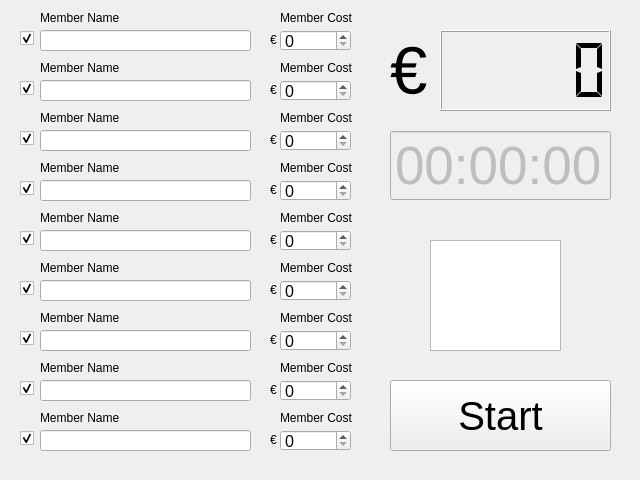
<?xml version="1.0" encoding="UTF-8"?>
<ui version="4.0">
 <class>Calc</class>
 <widget class="QWidget" name="Calc">
  <property name="enabled">
   <bool>true</bool>
  </property>
  <property name="geometry">
   <rect>
    <x>0</x>
    <y>0</y>
    <width>640</width>
    <height>480</height>
   </rect>
  </property>
  <property name="windowTitle">
   <string>Calc</string>
  </property>
  <widget class="QSpinBox" name="spinBox">
   <property name="geometry">
    <rect>
     <x>280</x>
     <y>30</y>
     <width>71</width>
     <height>21</height>
    </rect>
   </property>
   <property name="font">
    <font>
     <pointsize>12</pointsize>
    </font>
   </property>
   <property name="maximum">
    <number>9999</number>
   </property>
  </widget>
  <widget class="QSpinBox" name="spinBox_2">
   <property name="geometry">
    <rect>
     <x>280</x>
     <y>80</y>
     <width>71</width>
     <height>21</height>
    </rect>
   </property>
   <property name="font">
    <font>
     <pointsize>12</pointsize>
    </font>
   </property>
   <property name="maximum">
    <number>9999</number>
   </property>
  </widget>
  <widget class="QSpinBox" name="spinBox_3">
   <property name="geometry">
    <rect>
     <x>280</x>
     <y>130</y>
     <width>71</width>
     <height>21</height>
    </rect>
   </property>
   <property name="font">
    <font>
     <pointsize>12</pointsize>
    </font>
   </property>
   <property name="maximum">
    <number>9999</number>
   </property>
  </widget>
  <widget class="QSpinBox" name="spinBox_4">
   <property name="geometry">
    <rect>
     <x>280</x>
     <y>180</y>
     <width>71</width>
     <height>21</height>
    </rect>
   </property>
   <property name="font">
    <font>
     <pointsize>12</pointsize>
    </font>
   </property>
   <property name="maximum">
    <number>9999</number>
   </property>
  </widget>
  <widget class="QSpinBox" name="spinBox_5">
   <property name="geometry">
    <rect>
     <x>280</x>
     <y>230</y>
     <width>71</width>
     <height>21</height>
    </rect>
   </property>
   <property name="font">
    <font>
     <pointsize>12</pointsize>
    </font>
   </property>
   <property name="maximum">
    <number>9999</number>
   </property>
  </widget>
  <widget class="QSpinBox" name="spinBox_6">
   <property name="geometry">
    <rect>
     <x>280</x>
     <y>280</y>
     <width>71</width>
     <height>21</height>
    </rect>
   </property>
   <property name="font">
    <font>
     <pointsize>12</pointsize>
    </font>
   </property>
   <property name="maximum">
    <number>9999</number>
   </property>
  </widget>
  <widget class="QSpinBox" name="spinBox_7">
   <property name="geometry">
    <rect>
     <x>280</x>
     <y>330</y>
     <width>71</width>
     <height>21</height>
    </rect>
   </property>
   <property name="font">
    <font>
     <pointsize>12</pointsize>
    </font>
   </property>
   <property name="maximum">
    <number>9999</number>
   </property>
  </widget>
  <widget class="QPushButton" name="pushButton">
   <property name="geometry">
    <rect>
     <x>390</x>
     <y>380</y>
     <width>221</width>
     <height>71</height>
    </rect>
   </property>
   <property name="font">
    <font>
     <pointsize>30</pointsize>
    </font>
   </property>
   <property name="text">
    <string>Start</string>
   </property>
  </widget>
  <widget class="QLCDNumber" name="lcdNumber">
   <property name="geometry">
    <rect>
     <x>440</x>
     <y>30</y>
     <width>171</width>
     <height>81</height>
    </rect>
   </property>
   <property name="smallDecimalPoint">
    <bool>false</bool>
   </property>
   <property name="numDigits">
    <number>5</number>
   </property>
   <property name="digitCount">
    <number>5</number>
   </property>
   <property name="segmentStyle">
    <enum>QLCDNumber::Flat</enum>
   </property>
  </widget>
  <widget class="QSpinBox" name="spinBox_8">
   <property name="geometry">
    <rect>
     <x>280</x>
     <y>380</y>
     <width>71</width>
     <height>21</height>
    </rect>
   </property>
   <property name="font">
    <font>
     <pointsize>12</pointsize>
    </font>
   </property>
   <property name="maximum">
    <number>9999</number>
   </property>
  </widget>
  <widget class="QSpinBox" name="spinBox_9">
   <property name="geometry">
    <rect>
     <x>280</x>
     <y>430</y>
     <width>71</width>
     <height>21</height>
    </rect>
   </property>
   <property name="font">
    <font>
     <pointsize>12</pointsize>
    </font>
   </property>
   <property name="maximum">
    <number>9999</number>
   </property>
  </widget>
  <widget class="QLineEdit" name="lineEdit">
   <property name="geometry">
    <rect>
     <x>40</x>
     <y>30</y>
     <width>211</width>
     <height>21</height>
    </rect>
   </property>
   <property name="font">
    <font>
     <pointsize>12</pointsize>
    </font>
   </property>
  </widget>
  <widget class="QLineEdit" name="lineEdit_2">
   <property name="geometry">
    <rect>
     <x>40</x>
     <y>80</y>
     <width>211</width>
     <height>21</height>
    </rect>
   </property>
   <property name="font">
    <font>
     <pointsize>12</pointsize>
    </font>
   </property>
  </widget>
  <widget class="QLineEdit" name="lineEdit_3">
   <property name="geometry">
    <rect>
     <x>40</x>
     <y>130</y>
     <width>211</width>
     <height>21</height>
    </rect>
   </property>
   <property name="font">
    <font>
     <pointsize>12</pointsize>
    </font>
   </property>
  </widget>
  <widget class="QLineEdit" name="lineEdit_4">
   <property name="geometry">
    <rect>
     <x>40</x>
     <y>180</y>
     <width>211</width>
     <height>21</height>
    </rect>
   </property>
   <property name="font">
    <font>
     <pointsize>12</pointsize>
    </font>
   </property>
  </widget>
  <widget class="QLineEdit" name="lineEdit_5">
   <property name="geometry">
    <rect>
     <x>40</x>
     <y>230</y>
     <width>211</width>
     <height>21</height>
    </rect>
   </property>
   <property name="font">
    <font>
     <pointsize>12</pointsize>
    </font>
   </property>
  </widget>
  <widget class="QLineEdit" name="lineEdit_6">
   <property name="geometry">
    <rect>
     <x>40</x>
     <y>280</y>
     <width>211</width>
     <height>21</height>
    </rect>
   </property>
   <property name="font">
    <font>
     <pointsize>12</pointsize>
    </font>
   </property>
  </widget>
  <widget class="QLineEdit" name="lineEdit_7">
   <property name="geometry">
    <rect>
     <x>40</x>
     <y>330</y>
     <width>211</width>
     <height>21</height>
    </rect>
   </property>
   <property name="font">
    <font>
     <pointsize>12</pointsize>
    </font>
   </property>
  </widget>
  <widget class="QLineEdit" name="lineEdit_8">
   <property name="geometry">
    <rect>
     <x>40</x>
     <y>380</y>
     <width>211</width>
     <height>21</height>
    </rect>
   </property>
   <property name="font">
    <font>
     <pointsize>12</pointsize>
    </font>
   </property>
  </widget>
  <widget class="QLineEdit" name="lineEdit_9">
   <property name="geometry">
    <rect>
     <x>40</x>
     <y>430</y>
     <width>211</width>
     <height>21</height>
    </rect>
   </property>
   <property name="font">
    <font>
     <pointsize>12</pointsize>
    </font>
   </property>
  </widget>
  <widget class="QLabel" name="label">
   <property name="geometry">
    <rect>
     <x>40</x>
     <y>10</y>
     <width>91</width>
     <height>16</height>
    </rect>
   </property>
   <property name="text">
    <string>Member Name</string>
   </property>
  </widget>
  <widget class="QLabel" name="label_2">
   <property name="geometry">
    <rect>
     <x>40</x>
     <y>60</y>
     <width>91</width>
     <height>16</height>
    </rect>
   </property>
   <property name="text">
    <string>Member Name</string>
   </property>
  </widget>
  <widget class="QLabel" name="label_3">
   <property name="geometry">
    <rect>
     <x>40</x>
     <y>110</y>
     <width>91</width>
     <height>16</height>
    </rect>
   </property>
   <property name="text">
    <string>Member Name</string>
   </property>
  </widget>
  <widget class="QLabel" name="label_4">
   <property name="geometry">
    <rect>
     <x>40</x>
     <y>160</y>
     <width>91</width>
     <height>16</height>
    </rect>
   </property>
   <property name="text">
    <string>Member Name</string>
   </property>
  </widget>
  <widget class="QLabel" name="label_5">
   <property name="geometry">
    <rect>
     <x>40</x>
     <y>210</y>
     <width>91</width>
     <height>16</height>
    </rect>
   </property>
   <property name="text">
    <string>Member Name</string>
   </property>
  </widget>
  <widget class="QLabel" name="label_6">
   <property name="geometry">
    <rect>
     <x>40</x>
     <y>260</y>
     <width>91</width>
     <height>16</height>
    </rect>
   </property>
   <property name="text">
    <string>Member Name</string>
   </property>
  </widget>
  <widget class="QLabel" name="label_7">
   <property name="geometry">
    <rect>
     <x>40</x>
     <y>310</y>
     <width>91</width>
     <height>16</height>
    </rect>
   </property>
   <property name="text">
    <string>Member Name</string>
   </property>
  </widget>
  <widget class="QLabel" name="label_8">
   <property name="geometry">
    <rect>
     <x>40</x>
     <y>360</y>
     <width>91</width>
     <height>16</height>
    </rect>
   </property>
   <property name="text">
    <string>Member Name</string>
   </property>
  </widget>
  <widget class="QLabel" name="label_9">
   <property name="geometry">
    <rect>
     <x>40</x>
     <y>410</y>
     <width>91</width>
     <height>16</height>
    </rect>
   </property>
   <property name="text">
    <string>Member Name</string>
   </property>
  </widget>
  <widget class="QLabel" name="label_10">
   <property name="geometry">
    <rect>
     <x>280</x>
     <y>10</y>
     <width>91</width>
     <height>16</height>
    </rect>
   </property>
   <property name="text">
    <string>Member Cost</string>
   </property>
  </widget>
  <widget class="QLabel" name="label_11">
   <property name="geometry">
    <rect>
     <x>280</x>
     <y>60</y>
     <width>91</width>
     <height>16</height>
    </rect>
   </property>
   <property name="text">
    <string>Member Cost</string>
   </property>
  </widget>
  <widget class="QLabel" name="label_12">
   <property name="geometry">
    <rect>
     <x>280</x>
     <y>110</y>
     <width>91</width>
     <height>16</height>
    </rect>
   </property>
   <property name="text">
    <string>Member Cost</string>
   </property>
  </widget>
  <widget class="QLabel" name="label_13">
   <property name="geometry">
    <rect>
     <x>280</x>
     <y>160</y>
     <width>91</width>
     <height>16</height>
    </rect>
   </property>
   <property name="text">
    <string>Member Cost</string>
   </property>
  </widget>
  <widget class="QLabel" name="label_14">
   <property name="geometry">
    <rect>
     <x>280</x>
     <y>210</y>
     <width>91</width>
     <height>16</height>
    </rect>
   </property>
   <property name="text">
    <string>Member Cost</string>
   </property>
  </widget>
  <widget class="QLabel" name="label_15">
   <property name="geometry">
    <rect>
     <x>280</x>
     <y>260</y>
     <width>91</width>
     <height>16</height>
    </rect>
   </property>
   <property name="text">
    <string>Member Cost</string>
   </property>
  </widget>
  <widget class="QLabel" name="label_16">
   <property name="geometry">
    <rect>
     <x>280</x>
     <y>310</y>
     <width>91</width>
     <height>16</height>
    </rect>
   </property>
   <property name="text">
    <string>Member Cost</string>
   </property>
  </widget>
  <widget class="QLabel" name="label_17">
   <property name="geometry">
    <rect>
     <x>280</x>
     <y>360</y>
     <width>91</width>
     <height>16</height>
    </rect>
   </property>
   <property name="text">
    <string>Member Cost</string>
   </property>
  </widget>
  <widget class="QLabel" name="label_18">
   <property name="geometry">
    <rect>
     <x>280</x>
     <y>410</y>
     <width>91</width>
     <height>16</height>
    </rect>
   </property>
   <property name="text">
    <string>Member Cost</string>
   </property>
  </widget>
  <widget class="QLabel" name="label_19">
   <property name="geometry">
    <rect>
     <x>270</x>
     <y>30</y>
     <width>16</width>
     <height>20</height>
    </rect>
   </property>
   <property name="text">
    <string>€</string>
   </property>
  </widget>
  <widget class="QLabel" name="label_20">
   <property name="geometry">
    <rect>
     <x>270</x>
     <y>80</y>
     <width>16</width>
     <height>20</height>
    </rect>
   </property>
   <property name="text">
    <string>€</string>
   </property>
  </widget>
  <widget class="QLabel" name="label_21">
   <property name="geometry">
    <rect>
     <x>270</x>
     <y>130</y>
     <width>16</width>
     <height>20</height>
    </rect>
   </property>
   <property name="text">
    <string>€</string>
   </property>
  </widget>
  <widget class="QLabel" name="label_22">
   <property name="geometry">
    <rect>
     <x>270</x>
     <y>180</y>
     <width>16</width>
     <height>20</height>
    </rect>
   </property>
   <property name="text">
    <string>€</string>
   </property>
  </widget>
  <widget class="QLabel" name="label_23">
   <property name="geometry">
    <rect>
     <x>270</x>
     <y>230</y>
     <width>16</width>
     <height>20</height>
    </rect>
   </property>
   <property name="text">
    <string>€</string>
   </property>
  </widget>
  <widget class="QLabel" name="label_24">
   <property name="geometry">
    <rect>
     <x>270</x>
     <y>280</y>
     <width>20</width>
     <height>20</height>
    </rect>
   </property>
   <property name="text">
    <string>€</string>
   </property>
  </widget>
  <widget class="QLabel" name="label_25">
   <property name="geometry">
    <rect>
     <x>270</x>
     <y>330</y>
     <width>16</width>
     <height>20</height>
    </rect>
   </property>
   <property name="text">
    <string>€</string>
   </property>
  </widget>
  <widget class="QLabel" name="label_26">
   <property name="geometry">
    <rect>
     <x>270</x>
     <y>380</y>
     <width>20</width>
     <height>20</height>
    </rect>
   </property>
   <property name="text">
    <string>€</string>
   </property>
  </widget>
  <widget class="QLabel" name="label_27">
   <property name="geometry">
    <rect>
     <x>270</x>
     <y>430</y>
     <width>16</width>
     <height>20</height>
    </rect>
   </property>
   <property name="text">
    <string>€</string>
   </property>
  </widget>
  <widget class="QLabel" name="label_28">
   <property name="geometry">
    <rect>
     <x>390</x>
     <y>40</y>
     <width>41</width>
     <height>61</height>
    </rect>
   </property>
   <property name="font">
    <font>
     <pointsize>50</pointsize>
    </font>
   </property>
   <property name="text">
    <string>€</string>
   </property>
  </widget>
  <widget class="QTimeEdit" name="timeEdit">
   <property name="enabled">
    <bool>false</bool>
   </property>
   <property name="geometry">
    <rect>
     <x>390</x>
     <y>130</y>
     <width>221</width>
     <height>71</height>
    </rect>
   </property>
   <property name="font">
    <font>
     <pointsize>40</pointsize>
    </font>
   </property>
   <property name="readOnly">
    <bool>true</bool>
   </property>
   <property name="buttonSymbols">
    <enum>QAbstractSpinBox::NoButtons</enum>
   </property>
   <property name="displayFormat">
    <string>HH:mm:ss</string>
   </property>
  </widget>
  <widget class="QCheckBox" name="checkBox">
   <property name="geometry">
    <rect>
     <x>20</x>
     <y>30</y>
     <width>16</width>
     <height>17</height>
    </rect>
   </property>
   <property name="text">
    <string/>
   </property>
   <property name="checked">
    <bool>true</bool>
   </property>
  </widget>
  <widget class="QCheckBox" name="checkBox_2">
   <property name="geometry">
    <rect>
     <x>20</x>
     <y>80</y>
     <width>16</width>
     <height>17</height>
    </rect>
   </property>
   <property name="text">
    <string/>
   </property>
   <property name="checked">
    <bool>true</bool>
   </property>
  </widget>
  <widget class="QCheckBox" name="checkBox_3">
   <property name="geometry">
    <rect>
     <x>20</x>
     <y>130</y>
     <width>16</width>
     <height>17</height>
    </rect>
   </property>
   <property name="text">
    <string/>
   </property>
   <property name="checked">
    <bool>true</bool>
   </property>
  </widget>
  <widget class="QCheckBox" name="checkBox_4">
   <property name="geometry">
    <rect>
     <x>20</x>
     <y>180</y>
     <width>16</width>
     <height>17</height>
    </rect>
   </property>
   <property name="text">
    <string/>
   </property>
   <property name="checked">
    <bool>true</bool>
   </property>
  </widget>
  <widget class="QCheckBox" name="checkBox_5">
   <property name="geometry">
    <rect>
     <x>20</x>
     <y>230</y>
     <width>16</width>
     <height>17</height>
    </rect>
   </property>
   <property name="text">
    <string/>
   </property>
   <property name="checked">
    <bool>true</bool>
   </property>
  </widget>
  <widget class="QCheckBox" name="checkBox_6">
   <property name="geometry">
    <rect>
     <x>20</x>
     <y>280</y>
     <width>16</width>
     <height>17</height>
    </rect>
   </property>
   <property name="text">
    <string/>
   </property>
   <property name="checked">
    <bool>true</bool>
   </property>
  </widget>
  <widget class="QCheckBox" name="checkBox_7">
   <property name="geometry">
    <rect>
     <x>20</x>
     <y>330</y>
     <width>16</width>
     <height>17</height>
    </rect>
   </property>
   <property name="text">
    <string/>
   </property>
   <property name="checked">
    <bool>true</bool>
   </property>
  </widget>
  <widget class="QCheckBox" name="checkBox_8">
   <property name="geometry">
    <rect>
     <x>20</x>
     <y>380</y>
     <width>16</width>
     <height>17</height>
    </rect>
   </property>
   <property name="text">
    <string/>
   </property>
   <property name="checked">
    <bool>true</bool>
   </property>
  </widget>
  <widget class="QCheckBox" name="checkBox_9">
   <property name="geometry">
    <rect>
     <x>20</x>
     <y>430</y>
     <width>16</width>
     <height>17</height>
    </rect>
   </property>
   <property name="text">
    <string/>
   </property>
   <property name="checked">
    <bool>true</bool>
   </property>
  </widget>
  <widget class="QGraphicsView" name="graphicsView">
   <property name="geometry">
    <rect>
     <x>430</x>
     <y>240</y>
     <width>131</width>
     <height>111</height>
    </rect>
   </property>
   <property name="lineWidth">
    <number>0</number>
   </property>
  </widget>
 </widget>
 <layoutdefault spacing="6" margin="11"/>
 <tabstops>
  <tabstop>checkBox</tabstop>
  <tabstop>lineEdit</tabstop>
  <tabstop>spinBox</tabstop>
  <tabstop>checkBox_2</tabstop>
  <tabstop>lineEdit_2</tabstop>
  <tabstop>spinBox_2</tabstop>
  <tabstop>checkBox_3</tabstop>
  <tabstop>lineEdit_3</tabstop>
  <tabstop>spinBox_3</tabstop>
  <tabstop>checkBox_4</tabstop>
  <tabstop>lineEdit_4</tabstop>
  <tabstop>spinBox_4</tabstop>
  <tabstop>checkBox_5</tabstop>
  <tabstop>lineEdit_5</tabstop>
  <tabstop>spinBox_5</tabstop>
  <tabstop>checkBox_6</tabstop>
  <tabstop>lineEdit_6</tabstop>
  <tabstop>spinBox_6</tabstop>
  <tabstop>checkBox_7</tabstop>
  <tabstop>lineEdit_7</tabstop>
  <tabstop>spinBox_7</tabstop>
  <tabstop>checkBox_8</tabstop>
  <tabstop>lineEdit_8</tabstop>
  <tabstop>spinBox_8</tabstop>
  <tabstop>checkBox_9</tabstop>
  <tabstop>lineEdit_9</tabstop>
  <tabstop>spinBox_9</tabstop>
  <tabstop>timeEdit</tabstop>
  <tabstop>pushButton</tabstop>
 </tabstops>
 <resources/>
 <connections/>
</ui>
